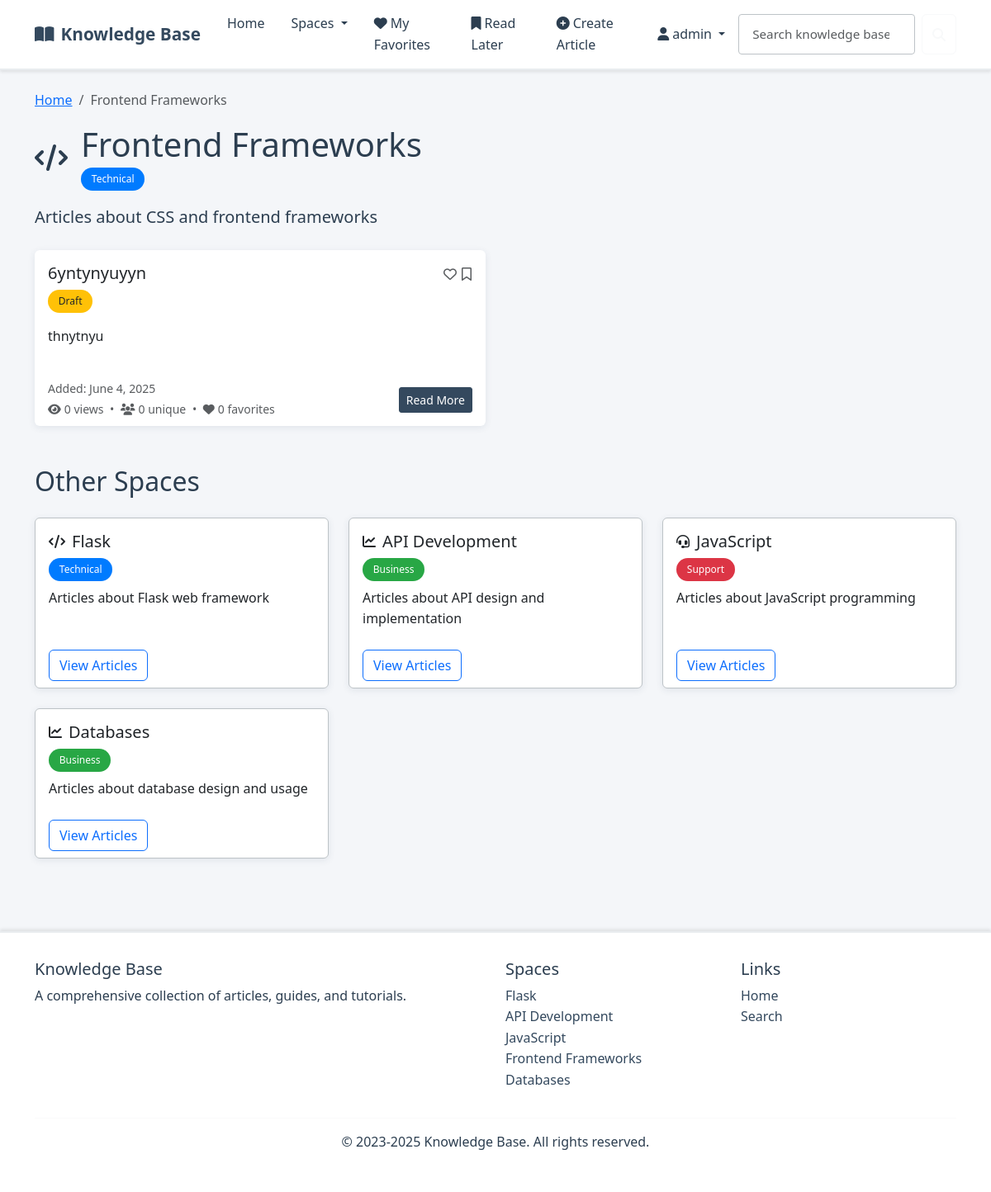
The page /space/4/ (signed in) on the database as committed earlier.
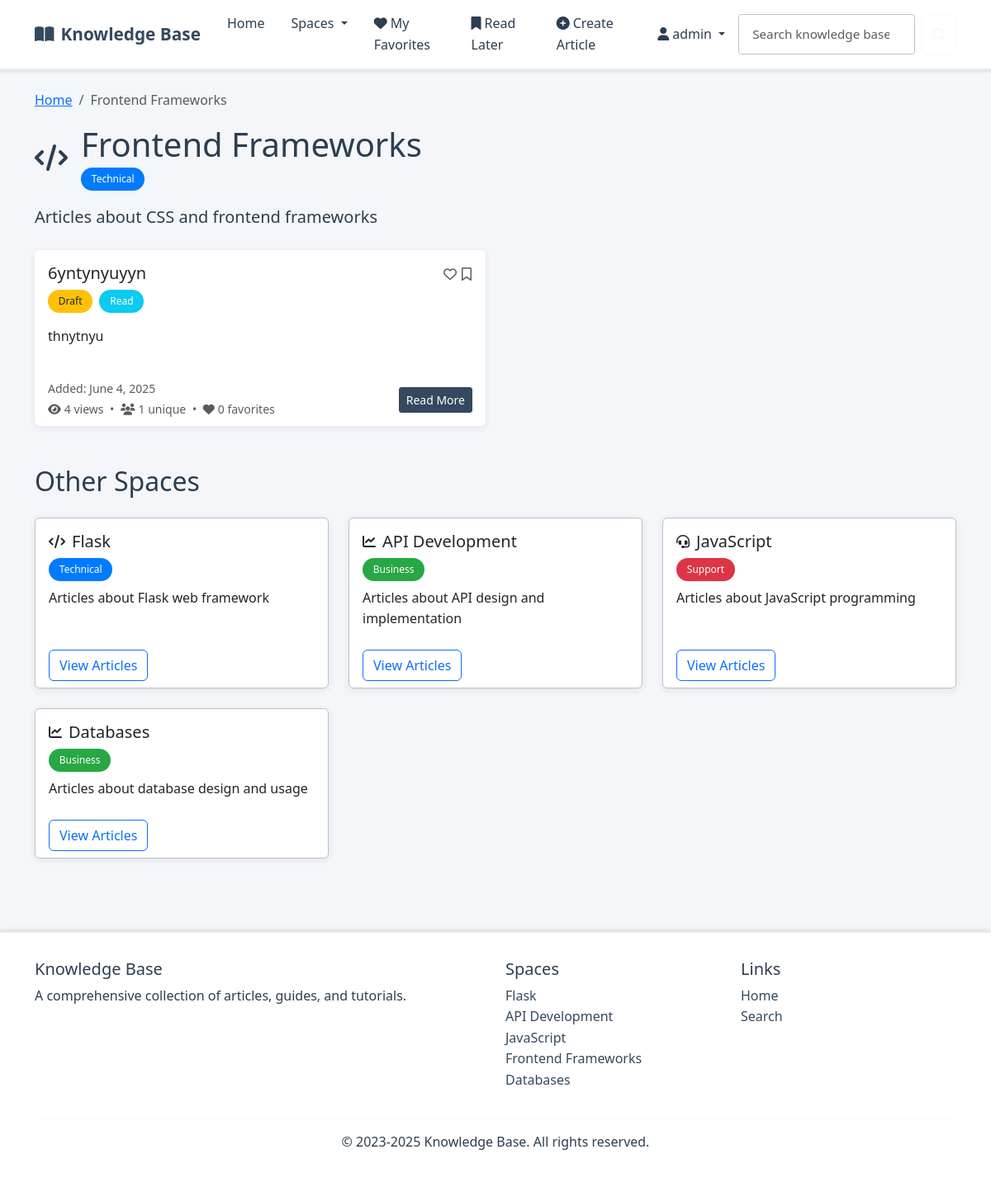
The same page on the database as committed later.
### kb/models.py (models this page shows, shortened)
class Article(models.Model):
    STATUS_CHOICES = [
        ('draft', 'Draft'),
        ('live', 'Live'),
        ('archive', 'Archive'),
    ]
    title = models.CharField(max_length=200)
    summary = models.TextField()
    space = models.ForeignKey(Space, on_delete=models.CASCADE, related_name='articles')
    author = models.ForeignKey(User, on_delete=models.CASCADE, related_name='articles', null=True, blank=True)
    status = models.CharField(max_length=10, choices=STATUS_CHOICES, default='draft')
    tags = models.ManyToManyField(Tag, blank=True, related_name='articles')
    legacy_tags = models.JSONField(default=list, help_text="Legacy tags for backward compatibility")
    created_at = models.DateField(default=timezone.now)
    updated_at = models.DateField(default=timezone.now)
    def is_read_by_user(self, user):
        if not user.is_authenticated:
            return False
        return self.read_status.filter(user=user).exists()
    def is_favorited_by_user(self, user):
        if not user.is_authenticated:
            return False
        return self.favorites.filter(user=user).exists()
    def get_favorites_count(self):
        return self.favorites.count()
    def is_read_later_by_user(self, user):
        if not user.is_authenticated:
            return False
        return self.read_later.filter(user=user).exists()
    def get_view_count(self):
        return self.views.count()
    def get_unique_view_count(self):
        user_views = self.views.filter(user__isnull=False).values('user').distinct().count()
        anonymous_views = self.views.filter(user__isnull=True).values('ip_address').distinct().count()
        return user_views + anonymous_views

### kb/views.py (the view)
# urls.py: path('space/<int:space_id>/', views.space_detail, name='space_detail'),
def space_detail(request, space_id):
    space = get_object_or_404(Space, id=space_id)
    if request.user.is_authenticated:
        articles = Article.objects.filter(
            space=space
        ).filter(
            Q(status='live') |
            Q(status='draft', author=request.user)
        )
    else:
        articles = Article.objects.filter(space=space, status='live')
    for article in articles:
        article.view_count = article.get_view_count()
        article.unique_view_count = article.get_unique_view_count()
        article.favorites_count = article.get_favorites_count()
        if request.user.is_authenticated:
            article.is_read = article.is_read_by_user(request.user)
            article.is_favorited = article.is_favorited_by_user(request.user)
            article.is_read_later = article.is_read_later_by_user(request.user)
    context = {
        'space': space,
        'articles': articles,
        'title': f'Space: {space.name}'
    }
    return render(request, 'space.html', context)

### kb/context_processors.py (called while the page is built)
def categories_processor(request):
    return {
        'spaces': Space.objects.all()
    }

### templates/space.html (shortened to what the changed rows need)
{% extends 'layout.html' %}
{% load static %}
{% block content %}
<div class="mb-4">
    <div class="d-flex align-items-center mb-3">
        <div>
            <h1 class="mb-1">{{ space.name }}</h1>
        </div>
    </div>
</div>
{% if articles %}
    <div class="row row-cols-1 row-cols-md-2 g-4">
        {% for article in articles %}
        <div class="col">
            <div class="card article-card h-100">
                <div class="card-body">
                    <div class="d-flex justify-content-between align-items-start mb-2">
                        <div>
                            <h5 class="card-title">{{ article.title }}</h5>
                            <div class="mb-2">
                                {% if article.status == 'draft' %}
                                <span class="badge bg-warning text-dark me-1">Draft</span>
                                {% elif article.status == 'live' %}
                                <span class="badge bg-success me-1">Live</span>
                                {% elif article.status == 'archive' %}
                                <span class="badge bg-secondary me-1">Archive</span>
                                {% endif %}
                                {% if user.is_authenticated and article.is_read %}
                                <span class="badge bg-info">Read</span>
                                {% endif %}
                            </div>
                        </div>
                        <div class="d-flex align-items-center">
                            {% if user.is_authenticated %}
                            <button class="btn btn-link p-0 me-1 favorite-btn"
                                    data-article-id="{{ article.id }}"
                                    data-favorited="{% if article.is_favorited %}true{% else %}false{% endif %}"
                                    title="{% if article.is_favorited %}Remove from favorites{% else %}Add to favorites{% endif %}">
                                {% if article.is_favorited %}
                                <i class="fas fa-heart text-danger"></i>
                                {% else %}
                                <i class="far fa-heart text-muted"></i>
                                {% endif %}
                            </button>
                            <button class="btn btn-link p-0 read-later-btn"
                                    data-article-id="{{ article.id }}"
                                    data-read-later="{% if article.is_read_later %}true{% else %}false{% endif %}"
                                    title="{% if article.is_read_later %}Remove from read later{% else %}Save for later reading{% endif %}">
                                {% if article.is_read_later %}
                                <i class="fas fa-bookmark text-primary"></i>
                                {% else %}
                                <i class="far fa-bookmark text-muted"></i>
                                {% endif %}
                            </button>
                            {% endif %}
                        </div>
                    </div>
                    <p class="card-text">{{ article.summary }}</p>
                </div>
                <div class="card-footer bg-transparent border-0">
                    <div class="d-flex justify-content-between align-items-center">
                        <div>
                            <small class="text-muted d-block">Added: {{ article.created_at }}</small>
                            <small class="text-muted">
                                <i class="fas fa-eye me-1"></i>{{ article.view_count }} views
                                <span class="mx-1">•</span>
                                <i class="fas fa-users me-1"></i>{{ article.unique_view_count }} unique
                                <span class="mx-1">•</span>
                                <i class="fas fa-heart me-1"></i>{{ article.favorites_count }} favorites
                            </small>
                        </div>
                        <a href="{% url 'article_detail' article_id=article.id %}" class="btn btn-sm btn-primary">Read More</a>
                    </div>
                </div>
            </div>
        </div>
        {% endfor %}
    </div>
{% else %}
    <div class="alert alert-info" role="alert">
        <h4 class="alert-heading">No articles found!</h4>
        <p>There are currently no articles in this space.</p>
    </div>
{% endif %}
<section class="mt-5">
    <h2 class="mb-4">Other Spaces</h2>
</section>
{% endblock %}

Rows that differ between the two databases and show on the page:
changed Article "6yntynyuyyn": view_count "0" → "4"; unique_view_count "0" → "1"; now shows "Read"
